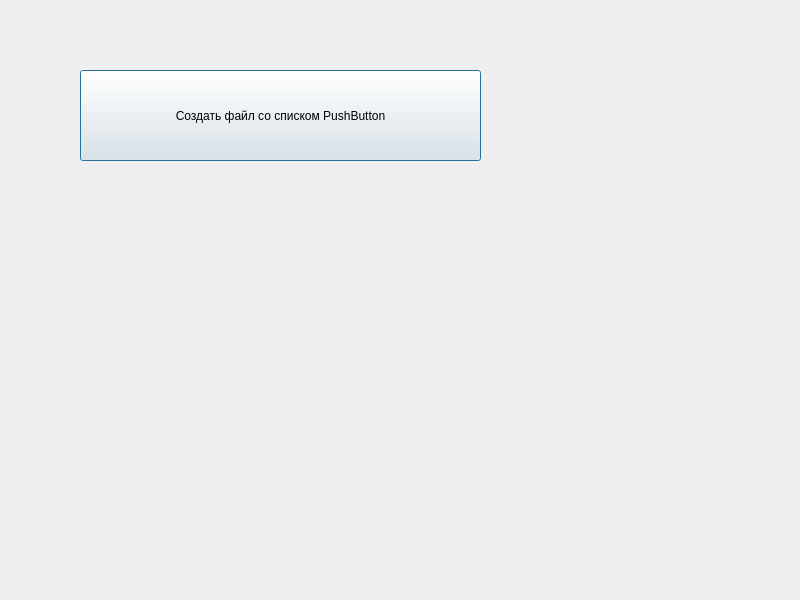
<?xml version="1.0" encoding="UTF-8"?>
<ui version="4.0">
 <class>Dialog</class>
 <widget class="QDialog" name="Dialog">
  <property name="geometry">
   <rect>
    <x>0</x>
    <y>0</y>
    <width>800</width>
    <height>600</height>
   </rect>
  </property>
  <property name="windowTitle">
   <string>Dialog</string>
  </property>
  <widget class="QPushButton" name="pushButton">
   <property name="geometry">
    <rect>
     <x>80</x>
     <y>70</y>
     <width>401</width>
     <height>91</height>
    </rect>
   </property>
   <property name="text">
    <string>Создать файл со списком PushButton</string>
   </property>
  </widget>
 </widget>
 <resources/>
 <connections/>
</ui>
